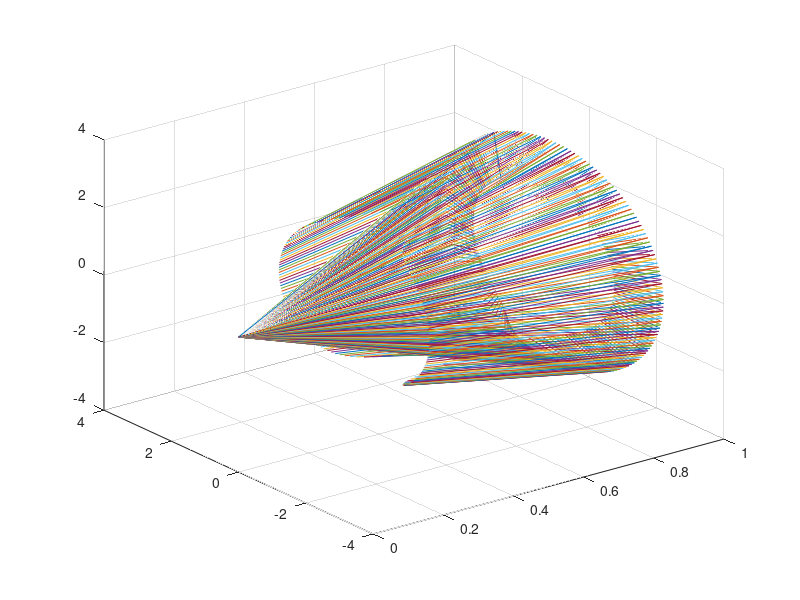

Here is the MATLAB script that generated this plot:
function [rotatate] = rotatate
  gamatria=.2
  u=[1,2,3];
  v=[1,0,0];
   quiver3(0,0,0,u(1),u(2),u(3))
     hold on
  for t=1:180
  u_prime(t,:)=u*cos(gamatria+pi*t/90)+cross(u,v)*sin(gamatria+pi*t/90)+v*dot(v,u)*(1-cos(gamatria+pi*t/90));
 quiver3(0,0,0,u_prime(t,1),u_prime(t,2),u_prime(t,3));
 end

 
  hold off
endfunction
